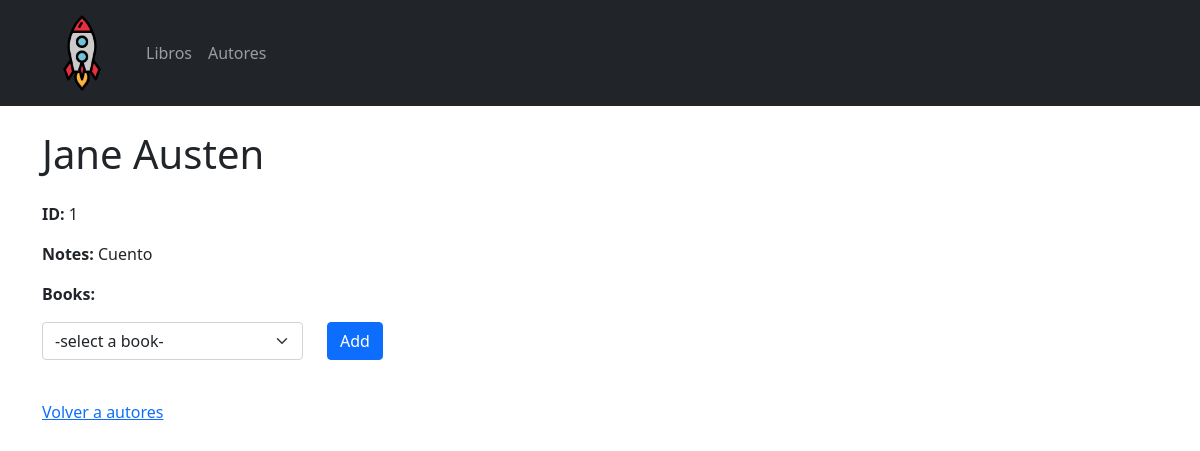
Screenshot of /authors/1 with the database file from the repository.
### books_authors_app/models.py (models this page shows, shortened)
class Author(models.Model):
    first_name = models.CharField(max_length=45)
    last_name = models.CharField(max_length=45)
    notes = models.TextField(null=True, blank=True)
    books = models.ManyToManyField(Book, related_name="authors" )
    created_at = models.DateTimeField(auto_now_add=True)
    updated_at = models.DateTimeField(auto_now=True)

### books_authors_app/views.py (the view)
# urls.py: path('authors/<author_id>', views.info_author, name='info_author'),
def info_author(request, author_id):
    author = Author.objects.get(id=author_id)
    books_author = author.books.all()
    no_books_author = Book.objects.all().exclude(id__in = books_author)
    context = {
        'author':author,
        'books_author':books_author,
        'no_books_author':no_books_author,
    }
    return render(request, "books_authors_app/info_author.html", context)

### books_authors_app/templates/books_authors_app/info_author.html (shortened to what this page needs)
{% extends "books_authors_app/base.html" %}
{% block content %}
<div class="container mt-4">
    <h1 class="title mb-4">{{author.first_name}} {{author.last_name}}</h1>
    <ul class="list-unstyled">
        <li class="my-3 fw-bold">ID: <span class="fw-normal">{{author.id}}</span></li>
        <li class="my-3 fw-bold">Notes: <span class="fw-normal">{{author.notes}}</span></li>
        <li class="my-3 fw-bold">Books:
        </li>
    </ul>
    <div class="row g-3">
        <form action="/authors/{{author.id}}/addbook" method="POST">
            <div class="row">
                <div class="col-md-3 mb-3">
                    <select class="form-select" name="books" id="books">
                        <option select>-select a book-</option>
                    </select>
                </div>
                <div class="col-md-3 mb-3">
                    <input class="btn btn-primary" type="submit" value="Add">
                </div>
            </div>
        </form>
    </div>
    <div class="row mt-4">
        <a href="{% url 'authors' %}">Volver a autores</a>
    </div>
</div>
{% endblock %}

### rows the page displays
Author: first_name "Jane", last_name "Austen", id "1", notes "Cuento"
